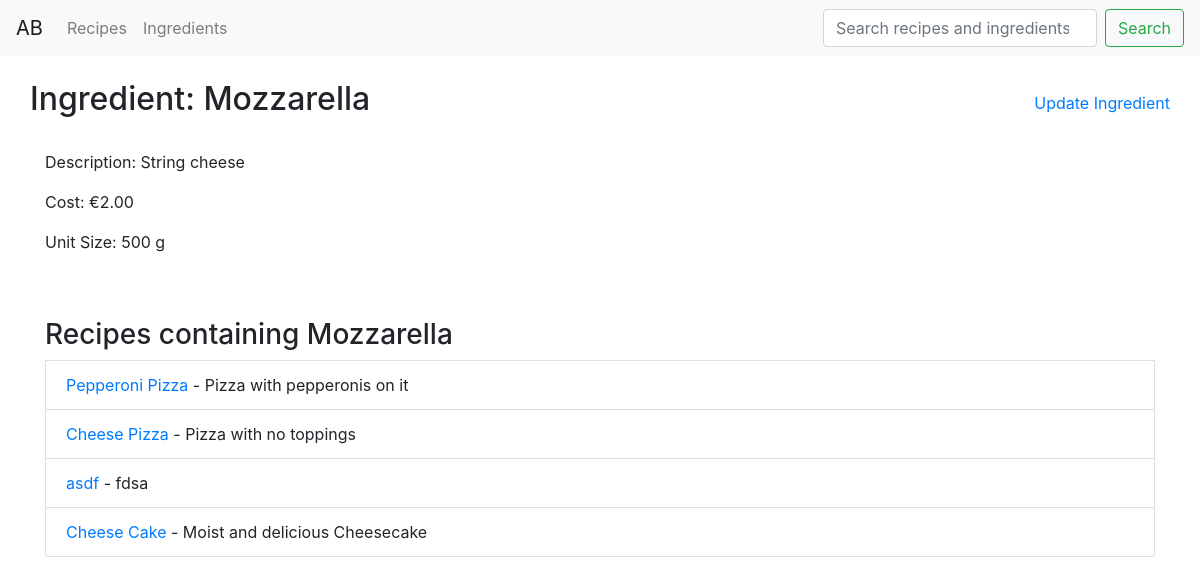
Page /ingredient/2/ on the earlier database version.
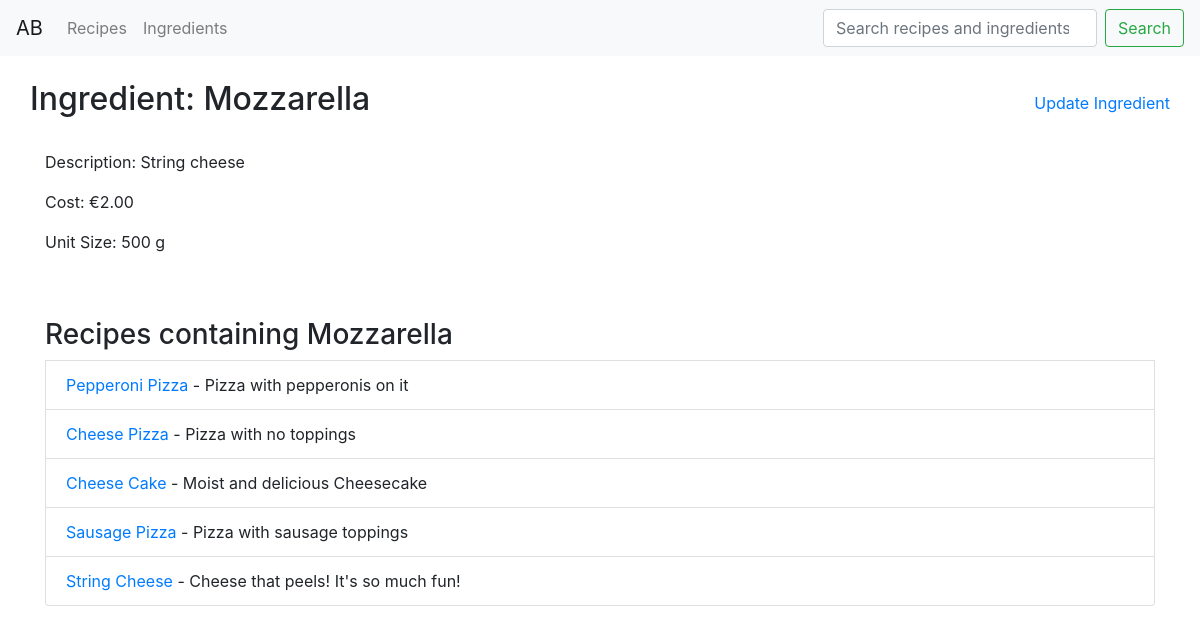
Same page on the later database version.
### apicbase/models.py (models this page shows, shortened)
class Recipe(models.Model):
    name = models.CharField(max_length=100, unique=True)
    desc = models.CharField(max_length=1000)
    ingredients = models.ManyToManyField(RecipeIngredient)
    def get_absolute_url(self):
        return reverse("apicbase:recipe-detail", kwargs={"pk":self.id})

### apicbase/views/ingredient_views.py (the view)
# urls.py: path('ingredient/<int:pk>/', IngredientDetail.as_view(), name='ingredient-detail'),
class IngredientDetail(DetailView):
    model = Ingredient
    template_name = "ingredients/detail.html"
    def get(self, request, pk):
        ingredient = Ingredient.objects.get(id=pk)
        recipes = Recipe.objects.filter(ingredients__ingredient=ingredient)
        return render(request, self.template_name, {'ingredient': ingredient, 'recipes': recipes})

### apicbase/models.py (called while the page is built)
    def get_unit_size(self):
        measure = ""
        quantity = self.unit_size
        if self.is_fluid:
            measure = "L"
            if quantity < 100:
                measure = "cL"
            else:
                quantity = round((quantity / 100), 1) #truncate to 1 decimal place
        else:
            measure = "g"
            if quantity >= 1000:
                measure = "kg"
                quantity = round((quantity / 1000), 1) #truncate to 1 decimal place
        return "%s %s" % (quantity, measure)

### apicbase/templates/ingredients/detail.html (shortened to what this page needs)
{% extends 'base/base.html'%}
{% block content %}
<div class="row align-items-center justify-content-between">
<h2>Ingredient: {{ingredient.name}}</h2>      <a href="{% url 'apicbase:ingredient-update' ingredient.id%}">Update Ingredient</a>
</div>
<br>
<p>Description: {{ingredient.desc}}</p>
<p>Cost: €{{ingredient.cost}}</p>
<p>Unit Size: {{ ingredient.get_unit_size}}</p>
<br><br>
<ul class="list-group">
    {% if recipes %}
        <h3> Recipes containing {{ingredient.name}}</h3>
        {% for recipe in recipes %}
            <li class="list-group-item"><a href="{{ recipe.get_absolute_url }}">{{ recipe.name }}</a> - {{recipe.desc}}</li>
        {% endfor %}
        </ul>
    {% else %}
        <div class="list-group-item">
            There are no recipes that use this ingredient. <a href="{% url 'apicbase:recipe-new' %}">Add one!</a>
        </div>
    {% endif %}
{% endblock %}

Differences in the rows shown:
removed Recipe: name "asdf", desc "fdsa"
added Recipe: name "Sausage Pizza", desc "Pizza with sausage toppings"
added Recipe: name "String Cheese", desc "Cheese that peels! It's so much fun!"
